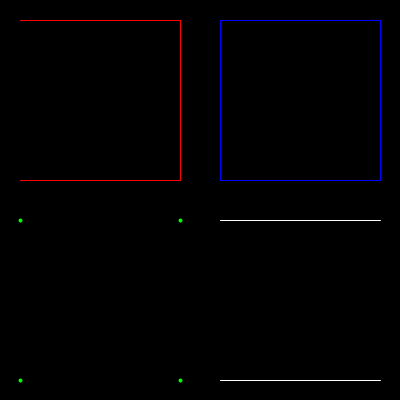
Frame 1 (no input)
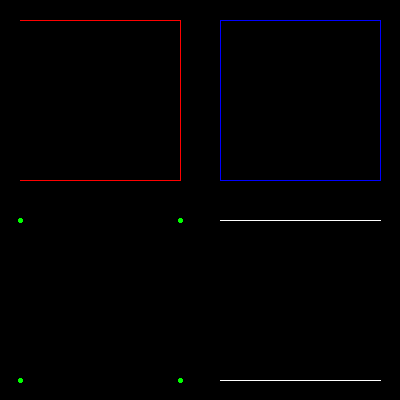
Frame 60 (the mouse pressed at the canvas centre just before this capture)
Frame 120 (the mouse held since frame 60 and released just before this capture): identical to frame 60, image omitted

The Processing sketch that drew these frames (run headless with seeded random() and noise(); from frame 60 on, the mouse is pressed at the canvas centre):

// Processing sketch: sketch_01_beginShape_endShape
// ── sketch_01_beginShape_endShape.pde
void setup(){
  size(400,400);
  background(0);
  
  noFill();
}


void draw(){
  
  // vertex(頂点)について
  // vertex()関数に座標を与えて頂点を作ります。
  // 頂点は単独では、なにも描画されません。
  // 頂点を可視化するには、beginShape()関数とendShape()関数を使います。
  // beginShape()関数とendShape()関数は必ずペアで使用します。
  // beginShape()関数を始めに実行し、vertex()関数を実行して頂点を指定し、
  // 最後にendShape()関数を実行します。
  // 次の４つのパターンを見てみましょう。
  
  stroke(255,0,0);
  strokeWeight(1);
  beginShape();
  vertex(20,20);
  vertex(180,20);
  vertex(180,180);
  vertex(20,180);
  endShape();
  
  stroke(0,0,255);
  strokeWeight(1);
  beginShape();
  vertex(220,20);
  vertex(380,20);
  vertex(380,180);
  vertex(220,180);
  endShape(CLOSE);
  
  stroke(0,255,0);
  strokeWeight(4);
  beginShape(POINTS);
  vertex(20,220);
  vertex(180,220);
  vertex(180,380);
  vertex(20,380);
  endShape();
  
  stroke(255,255,255);
  strokeWeight(1);
  beginShape(LINES);
  vertex(220,220);
  vertex(380,220);
  vertex(380,380);
  vertex(220,380);
  endShape();
  
  
}
